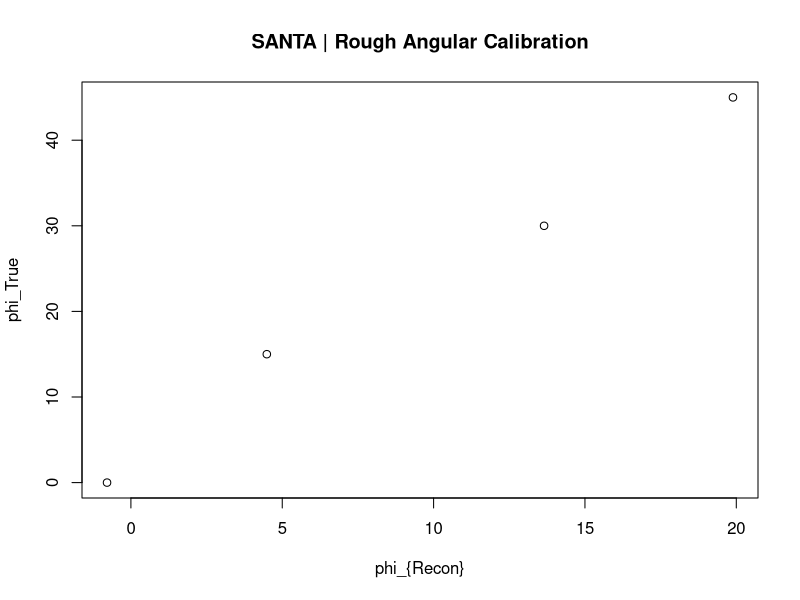

Generate this figure with R:
# angCalib -- same as .m

# read data
data <- read.table("orig_fit.dat", TRUE)

# plot data
# par(col="blue")
p <- plot(data$MU, data$DEG, main="SANTA | Rough Angular Calibration", xlab="phi_{Recon}", ylab="phi_True")
